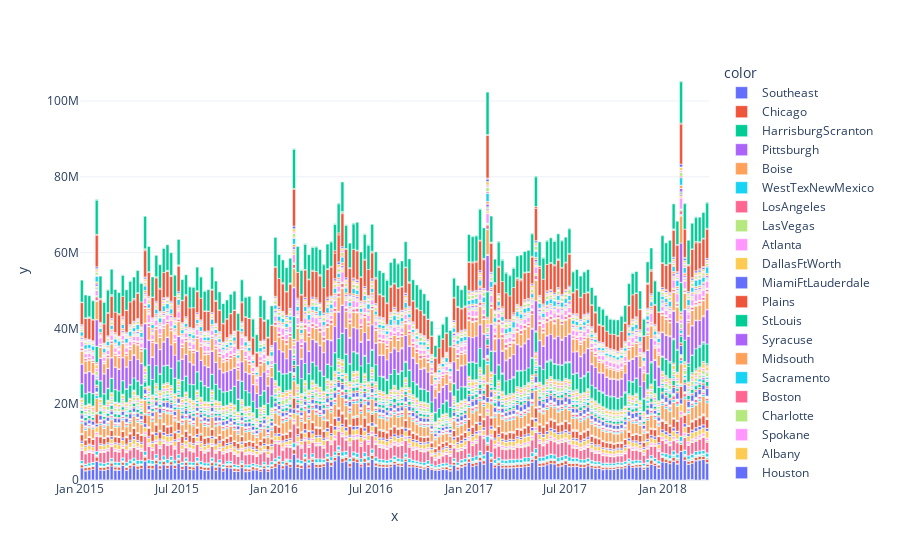

Source (notebook cell):
### Code cell
_df = df.loc[df.region!='TotalUS',['date','total_volume','region']]

fig = px.bar(
        y=_df['total_volume'],
        x=_df['date'],
        color=_df['region']
    )

fig.show()

### Figure 1 — Plotly figure (JSON) as saved in the notebook; plotly's stock layout.template omitted (floating-point values rounded to 4 significant figures; data arrays with more than 128 entries replaced by an {"elided": "..."} marker saying what was removed)
{"data": [{"alignmentgroup": "True", "hovertemplate": "color=Southeast<br>x=%{x}<br>y=%{y}<extra></extra>", "legendgroup": "Southeast", "marker": {"color": "#636efa", "pattern": {"shape": ""}}, "name": "Southeast", "offsetgroup": "Southeast", "orientation": "v", "showlegend": true, "textposition": "auto", "type": "bar", "x": {"elided": "338 str values"}, "xaxis": "x", "y": {"elided": "338 float values"}, "yaxis": "y"}, {"alignmentgroup": "True", "hovertemplate": "color=Chicago<br>x=%{x}<br>y=%{y}<extra></extra>", "legendgroup": "Chicago", "marker": {"color": "#EF553B", "pattern": {"shape": ""}}, "name": "Chicago", "offsetgroup": "Chicago", "orientation": "v", "showlegend": true, "textposition": "auto", "type": "bar", "x": {"elided": "338 str values"}, "xaxis": "x", "y": {"elided": "338 float values"}, "yaxis": "y"}, {"alignmentgroup": "True", "hovertemplate": "color=HarrisburgScranton<br>x=%{x}<br>y=%{y}<extra></extra>", "legendgroup": "HarrisburgScranton", "marker": {"color": "#00cc96", "pattern": {"shape": ""}}, "name": "HarrisburgScranton", "offsetgroup": "HarrisburgScranton", "orientation": "v", "showlegend": true, "textposition": "auto", "type": "bar", "x": {"elided": "338 str values"}, "xaxis": "x", "y": {"elided": "338 float values"}, "yaxis": "y"}, {"alignmentgroup": "True", "hovertemplate": "color=Pittsburgh<br>x=%{x}<br>y=%{y}<extra></extra>", "legendgroup": "Pittsburgh", "marker": {"color": "#ab63fa", "pattern": {"shape": ""}}, "name": "Pittsburgh", "offsetgroup": "Pittsburgh", "orientation": "v", "showlegend": true, "textposition": "auto", "type": "bar", "x": {"elided": "338 str values"}, "xaxis": "x", "y": {"elided": "338 float values"}, "yaxis": "y"}, {"alignmentgroup": "True", "hovertemplate": "color=Boise<br>x=%{x}<br>y=%{y}<extra></extra>", "legendgroup": "Boise", "marker": {"color": "#FFA15A", "pattern": {"shape": ""}}, "name": "Boise", "offsetgroup": "Boise", "orientation": "v", "showlegend": true, "textposition": "auto", "type": "bar", "x": {"elided": "338 str values"}, "xaxis": "x", "y": {"elided": "338 float values"}, "yaxis": "y"}, {"alignmentgroup": "True", "hovertemplate": "color=WestTexNewMexico<br>x=%{x}<br>y=%{y}<extra></extra>", "legendgroup": "WestTexNewMexico", "marker": {"color": "#19d3f3", "pattern": {"shape": ""}}, "name": "WestTexNewMexico", "offsetgroup": "WestTexNewMexico", "orientation": "v", "showlegend": true, "textposition": "auto", "type": "bar", "x": {"elided": "335 str values"}, "xaxis": "x", "y": {"elided": "335 float values"}, "yaxis": "y"}, {"alignmentgroup": "True", "hovertemplate": "color=LosAngeles<br>x=%{x}<br>y=%{y}<extra></extra>", "legendgroup": "LosAngeles", "marker": {"color": "#FF6692", "pattern": {"shape": ""}}, "name": "LosAngeles", "offsetgroup": "LosAngeles", "orientation": "v", "showlegend": true, "textposition": "auto", "type": "bar", "x": {"elided": "338 str values"}, "xaxis": "x", "y": {"elided": "338 float values"}, "yaxis": "y"}, {"alignmentgroup": "True", "hovertemplate": "color=LasVegas<br>x=%{x}<br>y=%{y}<extra></extra>", "legendgroup": "LasVegas", "marker": {"color": "#B6E880", "pattern": {"shape": ""}}, "name": "LasVegas", "offsetgroup": "LasVegas", "orientation": "v", "showlegend": true, "textposition": "auto", "type": "bar", "x": {"elided": "338 str values"}, "xaxis": "x", "y": {"elided": "338 float values"}, "yaxis": "y"}, {"alignmentgroup": "True", "hovertemplate": "color=Atlanta<br>x=%{x}<br>y=%{y}<extra></extra>", "legendgroup": "Atlanta", "marker": {"color": "#FF97FF", "pattern": {"shape": ""}}, "name": "Atlanta", "offsetgroup": "Atlanta", "orientation": "v", "showlegend": true, "textposition": "auto", "type": "bar", "x": {"elided": "338 str values"}, "xaxis": "x", "y": {"elided": "338 float values"}, "yaxis": "y"}, {"alignmentgroup": "True", "hovertemplate": "color=DallasFtWorth<br>x=%{x}<br>y=%{y}<extra></extra>", "legendgroup": "DallasFtWorth", "marker": {"color": "#FECB52", "pattern": {"shape": ""}}, "name": "DallasFtWorth", "offsetgroup": "DallasFtWorth", "orientation": "v", "showlegend": true, "textposition": "auto", "type": "bar", "x": {"elided": "338 str values"}, "xaxis": "x", "y": {"elided": "338 float values"}, "yaxis": "y"}, {"alignmentgroup": "True", "hovertemplate": "color=MiamiFtLauderdale<br>x=%{x}<br>y=%{y}<extra></extra>", "legendgroup": "MiamiFtLauderdale", "marker": {"color": "#636efa", "pattern": {"shape": ""}}, "name": "MiamiFtLauderdale", "offsetgroup": "MiamiFtLauderdale", "orientation": "v", "showlegend": true, "textposition": "auto", "type": "bar", "x": {"elided": "338 str values"}, "xaxis": "x", "y": {"elided": "338 float values"}, "yaxis": "y"}, {"alignmentgroup": "True", "hovertemplate": "color=Plains<br>x=%{x}<br>y=%{y}<extra></extra>", "legendgroup": "Plains", "marker": {"color": "#EF553B", "pattern": {"shape": ""}}, "name": "Plains", "offsetgroup": "Plains", "orientation": "v", "showlegend": true, "textposition": "auto", "type": "bar", "x": {"elided": "338 str values"}, "xaxis": "x", "y": {"elided": "338 float values"}, "yaxis": "y"}, {"alignmentgroup": "True", "hovertemplate": "color=StLouis<br>x=%{x}<br>y=%{y}<extra></extra>", "legendgroup": "StLouis", "marker": {"color": "#00cc96", "pattern": {"shape": ""}}, "name": "StLouis", "offsetgroup": "StLouis", "orientation": "v", "showlegend": true, "textposition": "auto", "type": "bar", "x": {"elided": "338 str values"}, "xaxis": "x", "y": {"elided": "338 float values"}, "yaxis": "y"}, {"alignmentgroup": "True", "hovertemplate": "color=Syracuse<br>x=%{x}<br>y=%{y}<extra></extra>", "legendgroup": "Syracuse", "marker": {"color": "#ab63fa", "pattern": {"shape": ""}}, "name": "Syracuse", "offsetgroup": "Syracuse", "orientation": "v", "showlegend": true, "textposition": "auto", "type": "bar", "x": {"elided": "338 str values"}, "xaxis": "x", "y": {"elided": "338 float values"}, "yaxis": "y"}, {"alignmentgroup": "True", "hovertemplate": "color=Midsouth<br>x=%{x}<br>y=%{y}<extra></extra>", "legendgroup": "Midsouth", "marker": {"color": "#FFA15A", "pattern": {"shape": ""}}, "name": "Midsouth", "offsetgroup": "Midsouth", "orientation": "v", "showlegend": true, "textposition": "auto", "type": "bar", "x": {"elided": "338 str values"}, "xaxis": "x", "y": {"elided": "338 float values"}, "yaxis": "y"}, {"alignmentgroup": "True", "hovertemplate": "color=Sacramento<br>x=%{x}<br>y=%{y}<extra></extra>", "legendgroup": "Sacramento", "marker": {"color": "#19d3f3", "pattern": {"shape": ""}}, "name": "Sacramento", "offsetgroup": "Sacramento", "orientation": "v", "showlegend": true, "textposition": "auto", "type": "bar", "x": {"elided": "338 str values"}, "xaxis": "x", "y": {"elided": "338 float values"}, "yaxis": "y"}, {"alignmentgroup": "True", "hovertemplate": "color=Boston<br>x=%{x}<br>y=%{y}<extra></extra>", "legendgroup": "Boston", "marker": {"color": "#FF6692", "pattern": {"shape": ""}}, "name": "Boston", "offsetgroup": "Boston", "orientation": "v", "showlegend": true, "textposition": "auto", "type": "bar", "x": {"elided": "338 str values"}, "xaxis": "x", "y": {"elided": "338 float values"}, "yaxis": "y"}, {"alignmentgroup": "True", "hovertemplate": "color=Charlotte<br>x=%{x}<br>y=%{y}<extra></extra>", "legendgroup": "Charlotte", "marker": {"color": "#B6E880", "pattern": {"shape": ""}}, "name": "Charlotte", "offsetgroup": "Charlotte", "orientation": "v", "showlegend": true, "textposition": "auto", "type": "bar", "x": {"elided": "338 str values"}, "xaxis": "x", "y": {"elided": "338 float values"}, "yaxis": "y"}, {"alignmentgroup": "True", "hovertemplate": "color=Spokane<br>x=%{x}<br>y=%{y}<extra></extra>", "legendgroup": "Spokane", "marker": {"color": "#FF97FF", "pattern": {"shape": ""}}, "name": "Spokane", "offsetgroup": "Spokane", "orientation": "v", "showlegend": true, "textposition": "auto", "type": "bar", "x": {"elided": "338 str values"}, "xaxis": "x", "y": {"elided": "338 float values"}, "yaxis": "y"}, {"alignmentgroup": "True", "hovertemplate": "color=Albany<br>x=%{x}<br>y=%{y}<extra></extra>", "legendgroup": "Albany", "marker": {"color": "#FECB52", "pattern": {"shape": ""}}, "name": "Albany", "offsetgroup": "Albany", "orientation": "v", "showlegend": true, "textposition": "auto", "type": "bar", "x": {"elided": "338 str values"}, "xaxis": "x", "y": {"elided": "338 float values"}, "yaxis": "y"}, {"alignmentgroup": "True", "hovertemplate": "color=Houston<br>x=%{x}<br>y=%{y}<extra></extra>", "legendgroup": "Houston", "marker": {"color": "#636efa", "pattern": {"shape": ""}}, "name": "Houston", "offsetgroup": "Houston", "orientation": "v", "showlegend": true, "textposition": "auto", "type": "bar", "x": {"elided": "338 str values"}, "xaxis": "x", "y": {"elided": "338 float values"}, "yaxis": "y"}, {"alignmentgroup": "True", "hovertemplate": "color=SouthCarolina<br>x=%{x}<br>y=%{y}<extra></extra>", "legendgroup": "SouthCarolina", "marker": {"color": "#EF553B", "pattern": {"shape": ""}}, "name": "SouthCarolina", "offsetgroup": "SouthCarolina", "orientation": "v", "showlegend": true, "textposition": "auto", "type": "bar", "x": {"elided": "338 str values"}, "xaxis": "x", "y": {"elided": "338 float values"}, "yaxis": "y"}, {"alignmentgroup": "True", "hovertemplate": "color=SanFrancisco<br>x=%{x}<br>y=%{y}<extra></extra>", "legendgroup": "SanFrancisco", "marker": {"color": "#00cc96", "pattern": {"shape": ""}}, "name": "SanFrancisco", "offsetgroup": "SanFrancisco", "orientation": "v", "showlegend": true, "textposition": "auto", "type": "bar", "x": {"elided": "338 str values"}, "xaxis": "x", "y": {"elided": "338 float values"}, "yaxis": "y"}, {"alignmentgroup": "True", "hovertemplate": "color=RaleighGreensboro<br>x=%{x}<br>y=%{y}<extra></extra>", "legendgroup": "RaleighGreensboro", "marker": {"color": "#ab63fa", "pattern": {"shape": ""}}, "name": "RaleighGreensboro", "offsetgroup": "RaleighGreensboro", "orientation": "v", "showlegend": true, "textposition": "auto", "type": "bar", "x": {"elided": "338 str values"}, "xaxis": "x", "y": {"elided": "338 float values"}, "yaxis": "y"}, {"alignmentgroup": "True", "hovertemplate": "color=BuffaloRochester<br>x=%{x}<br>y=%{y}<extra></extra>", "legendgroup": "BuffaloRochester", "marker": {"color": "#FFA15A", "pattern": {"shape": ""}}, "name": "BuffaloRochester", "offsetgroup": "BuffaloRochester", "orientation": "v", "showlegend": true, "textposition": "auto", "type": "bar", "x": {"elided": "338 str values"}, "xaxis": "x", "y": {"elided": "338 float values"}, "yaxis": "y"}, {"alignmentgroup": "True", "hovertemplate": "color=NorthernNewEngland<br>x=%{x}<br>y=%{y}<extra></extra>", "legendgroup": "NorthernNewEngland", "marker": {"color": "#19d3f3", "pattern": {"shape": ""}}, "name": "NorthernNewEngland", "offsetgroup": "NorthernNewEngland", "orientation": "v", "showlegend": true, "textposition": "auto", "type": "bar", "x": {"elided": "338 str values"}, "xaxis": "x", "y": {"elided": "338 float values"}, "yaxis": "y"}, {"alignmentgroup": "True", "hovertemplate": "color=GrandRapids<br>x=%{x}<br>y=%{y}<extra></extra>", "legendgroup": "GrandRapids", "marker": {"color": "#FF6692", "pattern": {"shape": ""}}, "name": "GrandRapids", "offsetgroup": "GrandRapids", "orientation": "v", "showlegend": true, "textposition": "auto", "type": "bar", "x": {"elided": "338 str values"}, "xaxis": "x", "y": {"elided": "338 float values"}, "yaxis": "y"}, {"alignmentgroup": "True", "hovertemplate": "color=Denver<br>x=%{x}<br>y=%{y}<extra></extra>", "legendgroup": "Denver", "marker": {"color": "#B6E880", "pattern": {"shape": ""}}, "name": "Denver", "offsetgroup": "Denver", "orientation": "v", "showlegend": true, "textposition": "auto", "type": "bar", "x": {"elided": "338 str values"}, "xaxis": "x", "y": {"elided": "338 float values"}, "yaxis": "y"}, {"alignmentgroup": "True", "hovertemplate": "color=SanDiego<br>x=%{x}<br>y=%{y}<extra></extra>", "legendgroup": "SanDiego", "marker": {"color": "#FF97FF", "pattern": {"shape": ""}}, "name": "SanDiego", "offsetgroup": "SanDiego", "orientation": "v", "showlegend": true, "textposition": "auto", "type": "bar", "x": {"elided": "338 str values"}, "xaxis": "x", "y": {"elided": "338 float values"}, "yaxis": "y"}, {"alignmentgroup": "True", "hovertemplate": "color=BaltimoreWashington<br>x=%{x}<br>y=%{y}<extra></extra>", "legendgroup": "BaltimoreWashington", "marker": {"color": "#FECB52", "pattern": {"shape": ""}}, "name": "BaltimoreWashington", "offsetgroup": "BaltimoreWashington", "orientation": "v", "showlegend": true, "textposition": "auto", "type": "bar", "x": {"elided": "338 str values"}, "xaxis": "x", "y": {"elided": "338 float values"}, "yaxis": "y"}, {"alignmentgroup": "True", "hovertemplate": "color=Roanoke<br>x=%{x}<br>y=%{y}<extra></extra>", "legendgroup": "Roanoke", "marker": {"color": "#636efa", "pattern": {"shape": ""}}, "name": "Roanoke", "offsetgroup": "Roanoke", "orientation": "v", "showlegend": true, "textposition": "auto", "type": "bar", "x": {"elided": "338 str values"}, "xaxis": "x", "y": {"elided": "338 float values"}, "yaxis": "y"}, {"alignmentgroup": "True", "hovertemplate": "color=RichmondNorfolk<br>x=%{x}<br>y=%{y}<extra></extra>", "legendgroup": "RichmondNorfolk", "marker": {"color": "#EF553B", "pattern": {"shape": ""}}, "name": "RichmondNorfolk", "offsetgroup": "RichmondNorfolk", "orientation": "v", "showlegend": true, "textposition": "auto", "type": "bar", "x": {"elided": "338 str values"}, "xaxis": "x", "y": {"elided": "338 float values"}, "yaxis": "y"}, {"alignmentgroup": "True", "hovertemplate": "color=Northeast<br>x=%{x}<br>y=%{y}<extra></extra>", "legendgroup": "Northeast", "marker": {"color": "#00cc96", "pattern": {"shape": ""}}, "name": "Northeast", "offsetgroup": "Northeast", "orientation": "v", "showlegend": true, "textposition": "auto", "type": "bar", "x": {"elided": "338 str values"}, "xaxis": "x", "y": {"elided": "338 float values"}, "yaxis": "y"}, {"alignmentgroup": "True", "hovertemplate": "color=SouthCentral<br>x=%{x}<br>y=%{y}<extra></extra>", "legendgroup": "SouthCentral", "marker": {"color": "#ab63fa", "pattern": {"shape": ""}}, "name": "SouthCentral", "offsetgroup": "SouthCentral", "orientation": "v", "showlegend": true, "textposition": "auto", "type": "bar", "x": {"elided": "338 str values"}, "xaxis": "x", "y": {"elided": "338 float values"}, "yaxis": "y"}, {"alignmentgroup": "True", "hovertemplate": "color=GreatLakes<br>x=%{x}<br>y=%{y}<extra></extra>", "legendgroup": "GreatLakes", "marker": {"color": "#FFA15A", "pattern": {"shape": ""}}, "name": "GreatLakes", "offsetgroup": "GreatLakes", "orientation": "v", "showlegend": true, "textposition": "auto", "type": "bar", "x": {"elided": "338 str values"}, "xaxis": "x", "y": {"elided": "338 float values"}, "yaxis": "y"}, {"alignmentgroup": "True", "hovertemplate": "color=Louisville<br>x=%{x}<br>y=%{y}<extra></extra>", "legendgroup": "Louisville", "marker": {"color": "#19d3f3", "pattern": {"shape": ""}}, "name": "Louisville", "offsetgroup": "Louisville", "orientation": "v", "showlegend": true, "textposition": "auto", "type": "bar", "x": {"elided": "338 str values"}, "xaxis": "x", "y": {"elided": "338 float values"}, "yaxis": "y"}, {"alignmentgroup": "True", "hovertemplate": "color=Seattle<br>x=%{x}<br>y=%{y}<extra></extra>", "legendgroup": "Seattle", "marker": {"color": "#FF6692", "pattern": {"shape": ""}}, "name": "Seattle", "offsetgroup": "Seattle", "orientation": "v", "showlegend": true, "textposition": "auto", "type": "bar", "x": {"elided": "338 str values"}, "xaxis": "x", "y": {"elided": "338 float values"}, "yaxis": "y"}, {"alignmentgroup": "True", "hovertemplate": "color=CincinnatiDayton<br>x=%{x}<br>y=%{y}<extra></extra>", "legendgroup": "CincinnatiDayton", "marker": {"color": "#B6E880", "pattern": {"shape": ""}}, "name": "CincinnatiDayton", "offsetgroup": "CincinnatiDayton", "orientation": "v", "showlegend": true, "textposition": "auto", "type": "bar", "x": {"elided": "338 str values"}, "xaxis": "x", "y": {"elided": "338 float values"}, "yaxis": "y"}, {"alignmentgroup": "True", "hovertemplate": "color=NewYork<br>x=%{x}<br>y=%{y}<extra></extra>", "legendgroup": "NewYork", "marker": {"color": "#FF97FF", "pattern": {"shape": ""}}, "name": "NewYork", "offsetgroup": "NewYork", "orientation": "v", "showlegend": true, "textposition": "auto", "type": "bar", "x": {"elided": "338 str values"}, "xaxis": "x", "y": {"elided": "338 float values"}, "yaxis": "y"}, {"alignmentgroup": "True", "hovertemplate": "color=NewOrleansMobile<br>x=%{x}<br>y=%{y}<extra></extra>", "legendgroup": "NewOrleansMobile", "marker": {"color": "#FECB52", "pattern": {"shape": ""}}, "name": "NewOrleansMobile", "offsetgroup": "NewOrleansMobile", "orientation": "v", "showlegend": true, "textposition": "auto", "type": "bar", "x": {"elided": "338 str values"}, "xaxis": "x", "y": {"elided": "338 float values"}, "yaxis": "y"}, {"alignmentgroup": "True", "hovertemplate": "color=Indianapolis<br>x=%{x}<br>y=%{y}<extra></extra>", "legendgroup": "Indianapolis", "marker": {"color": "#636efa", "pattern": {"shape": ""}}, "name": "Indianapolis", "offsetgroup": "Indianapolis", "orientation": "v", "showlegend": true, "textposition": "auto", "type": "bar", "x": {"elided": "338 str values"}, "xaxis": "x", "y": {"elided": "338 float values"}, "yaxis": "y"}, {"alignmentgroup": "True", "hovertemplate": "color=Jacksonville<br>x=%{x}<br>y=%{y}<extra></extra>", "legendgroup": "Jacksonville", "marker": {"color": "#EF553B", "pattern": {"shape": ""}}, "name": "Jacksonville", "offsetgroup": "Jacksonville", "orientation": "v", "showlegend": true, "textposition": "auto", "type": "bar", "x": {"elided": "338 str values"}, "xaxis": "x", "y": {"elided": "338 float values"}, "yaxis": "y"}, {"alignmentgroup": "True", "hovertemplate": "color=Columbus<br>x=%{x}<br>y=%{y}<extra></extra>", "legendgroup": "Columbus", "marker": {"color": "#00cc96", "pattern": {"shape": ""}}, "name": "Columbus", "offsetgroup": "Columbus", "orientation": "v", "showlegend": true, "textposition": "auto", "type": "bar", "x": {"elided": "338 str values"}, "xaxis": "x", "y": {"elided": "338 float values"}, "yaxis": "y"}, {"alignmentgroup": "True", "hovertemplate": "color=Detroit<br>x=%{x}<br>y=%{y}<extra></extra>", "legendgroup": "Detroit", "marker": {"color": "#ab63fa", "pattern": {"shape": ""}}, "name": "Detroit", "offsetgroup": "Detroit", "orientation": "v", "showlegend": true, "textposition": "auto", "type": "bar", "x": {"elided": "338 str values"}, "xaxis": "x", "y": {"elided": "338 float values"}, "yaxis": "y"}, {"alignmentgroup": "True", "hovertemplate": "color=Philadelphia<br>x=%{x}<br>y=%{y}<extra></extra>", "legendgroup": "Philadelphia", "marker": {"color": "#FFA15A", "pattern": {"shape": ""}}, "name": "Philadelphia", "offsetgroup": "Philadelphia", "orientation": "v", "showlegend": true, "textposition": "auto", "type": "bar", "x": {"elided": "338 str values"}, "xaxis": "x", "y": {"elided": "338 float values"}, "yaxis": "y"}, {"alignmentgroup": "True", "hovertemplate": "color=PhoenixTucson<br>x=%{x}<br>y=%{y}<extra></extra>", "legendgroup": "PhoenixTucson", "marker": {"color": "#19d3f3", "pattern": {"shape": ""}}, "name": "PhoenixTucson", "offsetgroup": "PhoenixTucson", "orientation": "v", "showlegend": true, "textposition": "auto", "type": "bar", "x": {"elided": "338 str values"}, "xaxis": "x", "y": {"elided": "338 float values"}, "yaxis": "y"}, {"alignmentgroup": "True", "hovertemplate": "color=Nashville<br>x=%{x}<br>y=%{y}<extra></extra>", "legendgroup": "Nashville", "marker": {"color": "#FF6692", "pattern": {"shape": ""}}, "name": "Nashville", "offsetgroup": "Nashville", "orientation": "v", "showlegend": true, "textposition": "auto", "type": "bar", "x": {"elided": "338 str values"}, "xaxis": "x", "y": {"elided": "338 float values"}, "yaxis": "y"}, {"alignmentgroup": "True", "hovertemplate": "color=Portland<br>x=%{x}<br>y=%{y}<extra></extra>", "legendgroup": "Portland", "marker": {"color": "#B6E880", "pattern": {"shape": ""}}, "name": "Portland", "offsetgroup": "Portland", "orientation": "v", "showlegend": true, "textposition": "auto", "type": "bar", "x": {"elided": "338 str values"}, "xaxis": "x", "y": {"elided": "338 float values"}, "yaxis": "y"}, {"alignmentgroup": "True", "hovertemplate": "color=HartfordSpringfield<br>x=%{x}<br>y=%{y}<extra></extra>", "legendgroup": "HartfordSpringfield", "marker": {"color": "#FF97FF", "pattern": {"shape": ""}}, "name": "HartfordSpringfield", "offsetgroup": "HartfordSpringfield", "orientation": "v", "showlegend": true, "textposition": "auto", "type": "bar", "x": {"elided": "338 str values"}, "xaxis": "x", "y": {"elided": "338 float values"}, "yaxis": "y"}, {"alignmentgroup": "True", "hovertemplate": "color=Tampa<br>x=%{x}<br>y=%{y}<extra></extra>", "legendgroup": "Tampa", "marker": {"color": "#FECB52", "pattern": {"shape": ""}}, "name": "Tampa", "offsetgroup": "Tampa", "orientation": "v", "showlegend": true, "textposition": "auto", "type": "bar", "x": {"elided": "338 str values"}, "xaxis": "x", "y": {"elided": "338 float values"}, "yaxis": "y"}, {"alignmentgroup": "True", "hovertemplate": "color=Orlando<br>x=%{x}<br>y=%{y}<extra></extra>", "legendgroup": "Orlando", "marker": {"color": "#636efa", "pattern": {"shape": ""}}, "name": "Orlando", "offsetgroup": "Orlando", "orientation": "v", "showlegend": true, "textposition": "auto", "type": "bar", "x": {"elided": "338 str values"}, "xaxis": "x", "y": {"elided": "338 float values"}, "yaxis": "y"}, {"alignmentgroup": "True", "hovertemplate": "color=West<br>x=%{x}<br>y=%{y}<extra></extra>", "legendgroup": "West", "marker": {"color": "#EF553B", "pattern": {"shape": ""}}, "name": "West", "offsetgroup": "West", "orientation": "v", "showlegend": true, "textposition": "auto", "type": "bar", "x": {"elided": "338 str values"}, "xaxis": "x", "y": {"elided": "338 float values"}, "yaxis": "y"}, {"alignmentgroup": "True", "hovertemplate": "color=California<br>x=%{x}<br>y=%{y}<extra></extra>", "legendgroup": "California", "marker": {"color": "#00cc96", "pattern": {"shape": ""}}, "name": "California", "offsetgroup": "California", "orientation": "v", "showlegend": true, "textposition": "auto", "type": "bar", "x": {"elided": "338 str values"}, "xaxis": "x", "y": {"elided": "338 float values"}, "yaxis": "y"}], "layout": {"barmode": "relative", "legend": {"title": {"text": "color"}, "tracegroupgap": 0}, "margin": {"t": 60}, "xaxis": {"anchor": "y", "domain": [0, 1], "title": {"text": "x"}}, "yaxis": {"anchor": "x", "domain": [0, 1], "title": {"text": "y"}}}}
